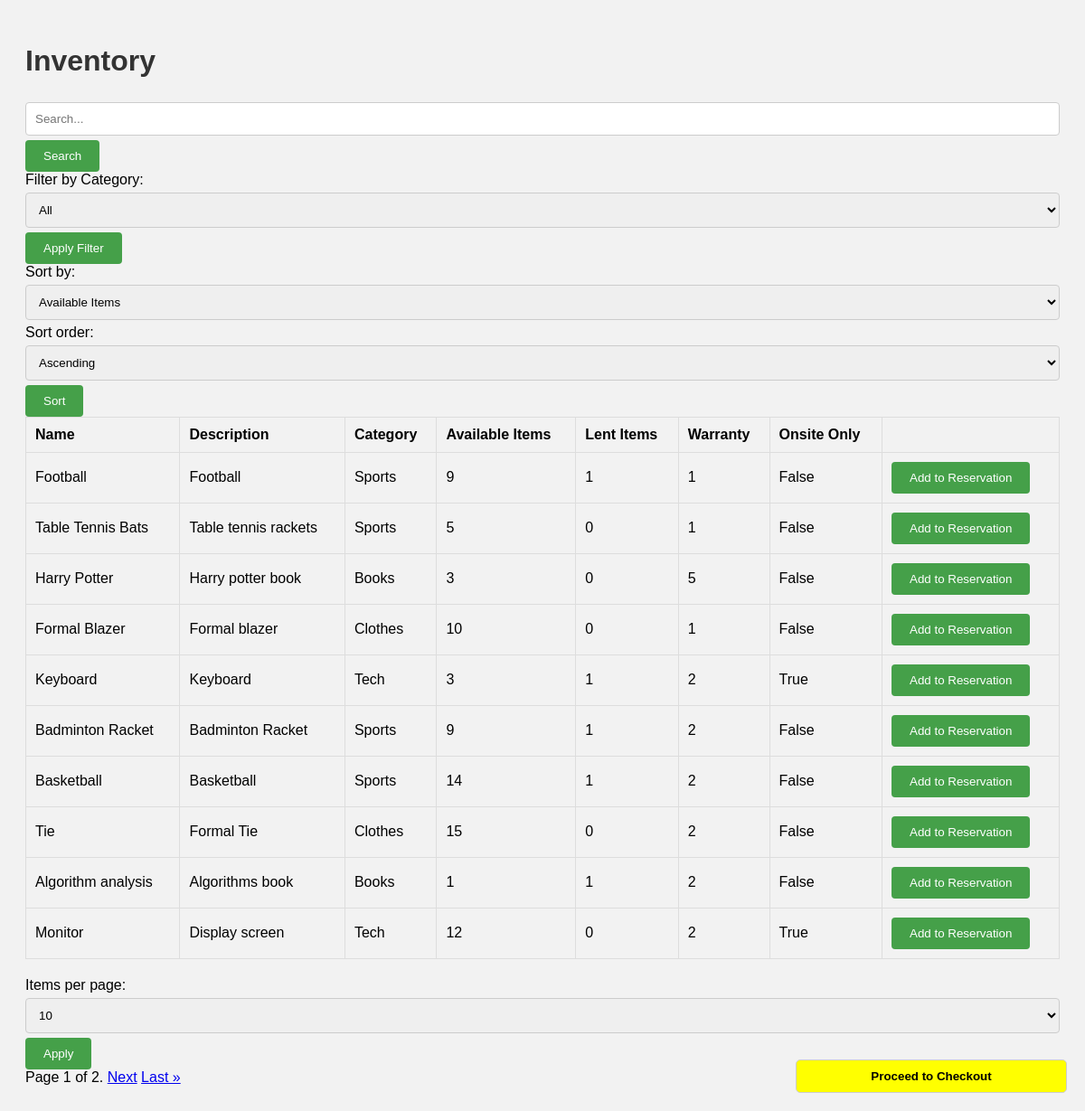
/inventoryview/, run on an earlier commit of the app's database.
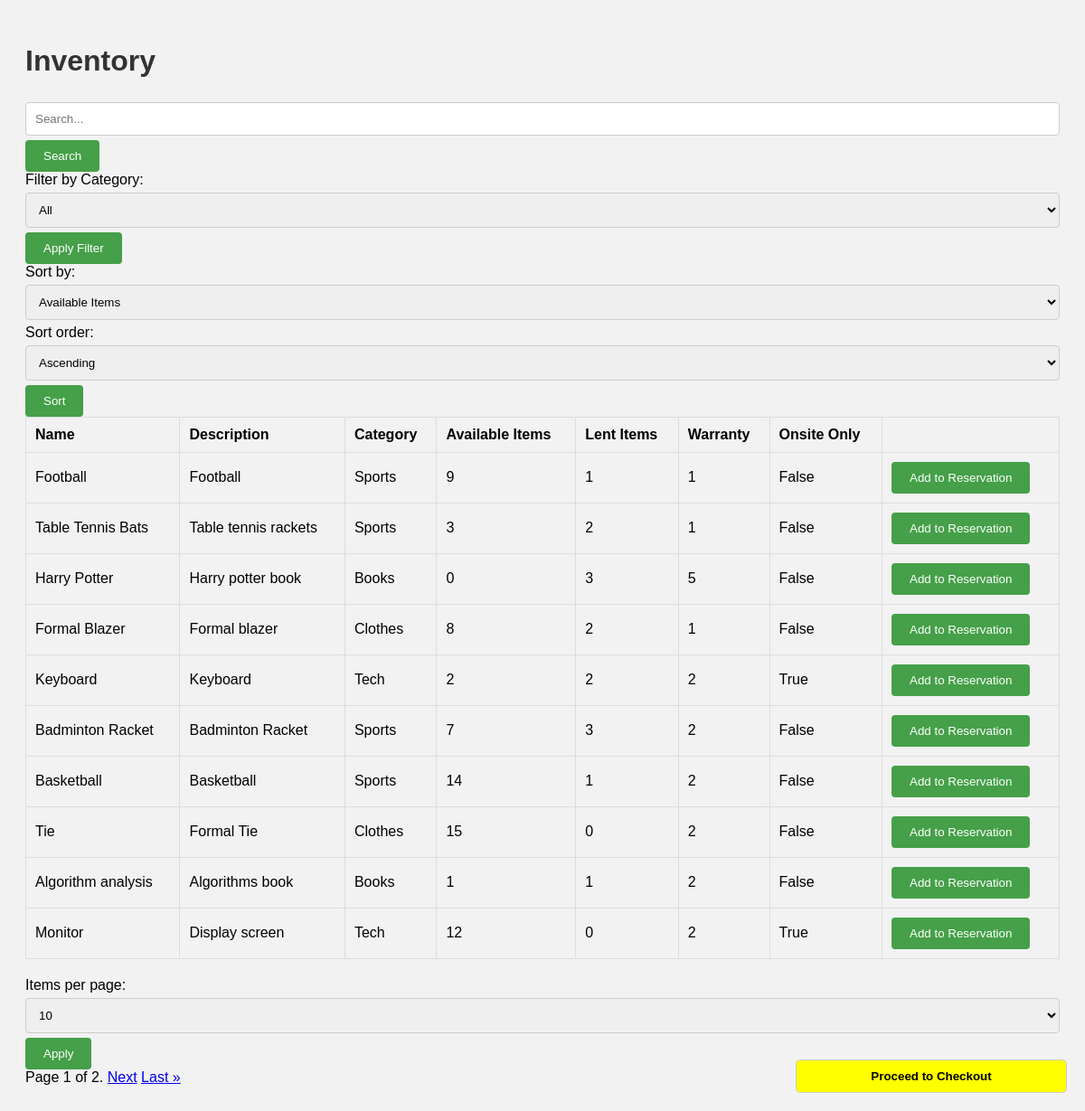
And on a later commit of the database.
### inventory/models.py (models this page shows, shortened)
class EquipmentInventory(models.Model):
    ID = models.ForeignKey(EquipmentDetails, primary_key=True, on_delete=models.CASCADE)  # Unique inventory identifier, also referencing EquipmentDetails
    LENT = models.IntegerField()  # Number of equipment lent
    AVAILABLE = models.IntegerField()  # Number of equipment available
    class Meta:
        db_table = 'EquipmentInventory'

### inventory/views.py (the view)
# urls.py: path('inventoryview/', views.inventory_view, name="inventory_view"),
def inventory_view(request):
    search_query = request.GET.get('q', '')
    category_filter = request.GET.get('category', None)
    sort_by = request.GET.get('sort_by', None)
    sort_order = request.GET.get('sort_order', 'asc')
    items_per_page = request.GET.get('items_per_page', 10)
    inventory_items = EquipmentInventory.objects.select_related('ID__CATEGORY_ID').annotate(
        id=models.F('ID__ID'),
        name=models.F('ID__NAME'),
        available_items=models.F('AVAILABLE'),
        lent_items=models.F('LENT'),
        onsite=models.F('ID__IS_ONSITE_ONLY'),
        warranty=models.F('ID__WARRANTY_YEARS'),
        description=models.F('ID__DESCRIPTION'),
        category_name=models.F('ID__CATEGORY_ID__CATEGORY_NAME')
    )
    if search_query:
        inventory_items = inventory_items.filter(
            models.Q(ID__NAME__icontains=search_query) |  # Search name field
            models.Q(description__icontains=search_query)  # Search description field
        )
    if category_filter:
        inventory_items = inventory_items.filter(ID__CATEGORY_ID=category_filter)
    if sort_by:
        if sort_order == 'asc':
            inventory_items = inventory_items.order_by(sort_by)
        elif sort_order == 'desc':
            inventory_items = inventory_items.order_by(f'-{sort_by}')
    paginator = Paginator(inventory_items, items_per_page)
    page = request.GET.get('page')
    try:
        inventory_items = paginator.page(page)
    except PageNotAnInteger:
        inventory_items = paginator.page(1)
    except EmptyPage:
        inventory_items = paginator.page(paginator.num_pages)
    context = {
        'inventory_items': inventory_items,
        'categories': EquipmentCategory.objects.all(),  # Pass all categories for filtering
        'selected_category': category_filter,
        'sort_by': sort_by,
        'sort_order': sort_order,
        'search_query': search_query,
    }
    return render(request, 'inventory.html', context=context)

### inventory/templates/inventory.html (shortened to what this page needs)
{% load static %}
<!DOCTYPE html>
<html lang="en">
<head>
    <link rel="stylesheet" type="text/css" href="{% static 'styles.css' %}">
</head>
<body>
    <h1>Inventory</h1>
    <form method="get" action="">
        <input type="text" name="q" placeholder="Search..." value="{{ search_query }}">
        <button type="submit">Search</button>
    </form>
    <form method="get" action="">
        <label for="category">Filter by Category:</label>
        <select name="category" id="category">
            <option value="" {% if not selected_category %}selected{% endif %}>All</option>
        </select>
        <button type="submit">Apply Filter</button>
    </form>
    <form method="get" action="">
        <label for="sort_by">Sort by:</label>
        <select name="sort_by" id="sort_by">
            <option value="available_items" {% if sort_by == 'available_items' %}selected{% endif %}>Available Items</option>
        </select>
        <label for="sort_order">Sort order:</label>
        <select name="sort_order" id="sort_order">
            <option value="asc" {% if sort_order == 'asc' %}selected{% endif %}>Ascending</option>
        </select>
        <button type="submit">Sort</button>
    </form>
    <div id="cart-dialog" title="Cart">
    <button id="checkout-btn">Proceed to Checkout</button>
    </div>
    <table>
        <thead>
            <tr>
                <th>Name</th>
                <th>Description</th>
                <th>Category</th>
                <th id="available-header">Available Items</th>
                <th id="lent-header">Lent Items</th>
                <th>Warranty</th>
                <th>Onsite Only</th>
            </tr>
        </thead>
        <tbody>
            {% for item in inventory_items %}
            <tr>
                <td>{{ item.name }}</td>
                <td>{{ item.description }}</td>
                <td>{{ item.category_name }}</td>
                <td class="available-items" id="available-items-{{ item.id }}">{{ item.available_items }}</td>
                <td class="lent-items" id="lent-items-{{ item.id }}">{{ item.lent_items }}</td>
                <td>{{ item.warranty }}</td>
                <td>{{ item.onsite }}</td>
                <td><button class="add-to-reservation" data-equipment-name="{{ item.name }}" data-equipment-id="{{ item.id }}">Add to Reservation</button></td>
            </tr>
            {% endfor %}
        </tbody>
    </table>
    <form method="get" action="">
        <label for="items_per_page">Items per page:</label>
        <select name="items_per_page" id="items_per_page">
            <option value="10" {% if items_per_page == '10' %}selected{% endif %}>10</option>
        </select>
        <button type="submit">Apply</button>
    </form>
    <div class="pagination">
        <span class="step-links">
            <span class="current">
                Page {{ inventory_items.number }} of {{ inventory_items.paginator.num_pages }}.
            </span>
            {% if inventory_items.has_next %}
                <a href="?page={{ inventory_items.next_page_number }}">Next</a>
                <a href="?page={{ inventory_items.paginator.num_pages }}">Last &raquo;</a>
            {% endif %}
        </span>
    </div>
</body>
</html>

### inventory/static/styles.css (style rules this page uses)
body { font-family: Arial, sans-serif; background-color: #f2f2f2; padding: 20px; }
h1 { color: #333; }
table { width: 100%; border-collapse: collapse; margin-bottom: 20px; }
table, th, td { border: 1px solid #ddd; }
th, td { padding: 10px; text-align: left; }
th { background-color: #f2f2f2; }
button { background-color: #45a049; color: white; padding: 10px 20px; border: none; border-radius: 4px; cursor: pointer; }
input[type="text"], input[type="date"], input[type="time"], textarea, select { width: 100%; padding: 10px; margin: 5px 0; box-sizing: border-box; border: 1px solid #ccc; border-radius: 4px; resize: vertical; }
#cart-dialog { display: flex; flex-direction: column; justify-content: flex-start; align-items: stretch; position: fixed; right: 20px; width: 300px; background-color: #1a0404; border-radius: 5px; z-index: 9998; }
#checkout-btn { position: fixed; margin-right: 0; background-color: #ffff00; color: #000000; bottom: 20px; right: 20px; width: 300px; border: 1px solid #ccc; padding: 10px 20px; border-radius: 5px; cursor: pointer; z-index: 9999; font-weight: bold; }

What changed in the data, as far as the page shows it:
changed EquipmentInventory "Table Tennis Bats": available_items "5" → "3"; lent_items "0" → "2"
changed EquipmentInventory "Harry Potter": available_items "3" → "0"; lent_items "0" → "3"
changed EquipmentInventory "Formal Blazer": available_items "10" → "8"; lent_items "0" → "2"
changed EquipmentInventory "Keyboard": available_items "3" → "2"; lent_items "1" → "2"
changed EquipmentInventory "Badminton Racket": available_items "9" → "7"; lent_items "1" → "3"
